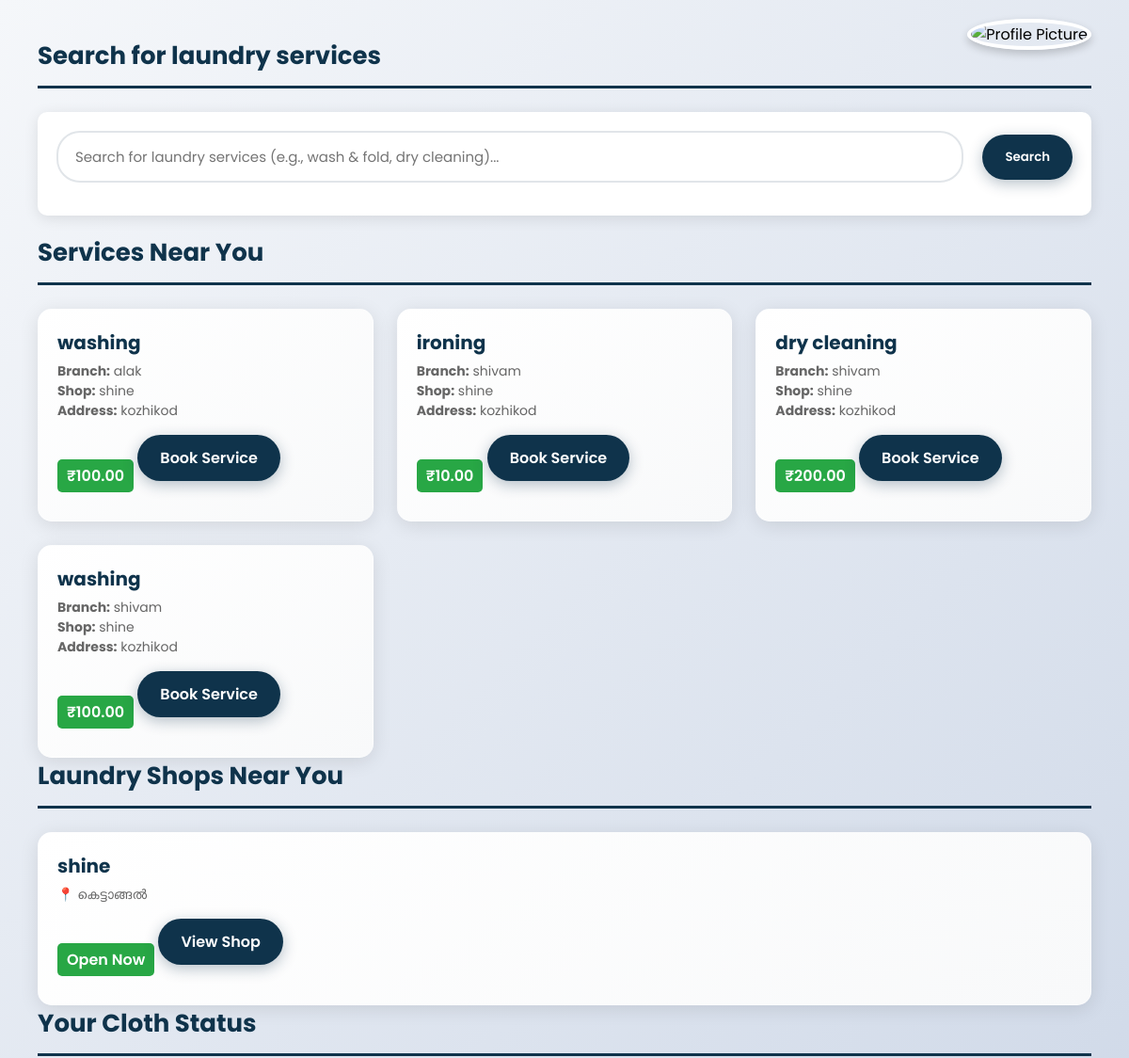
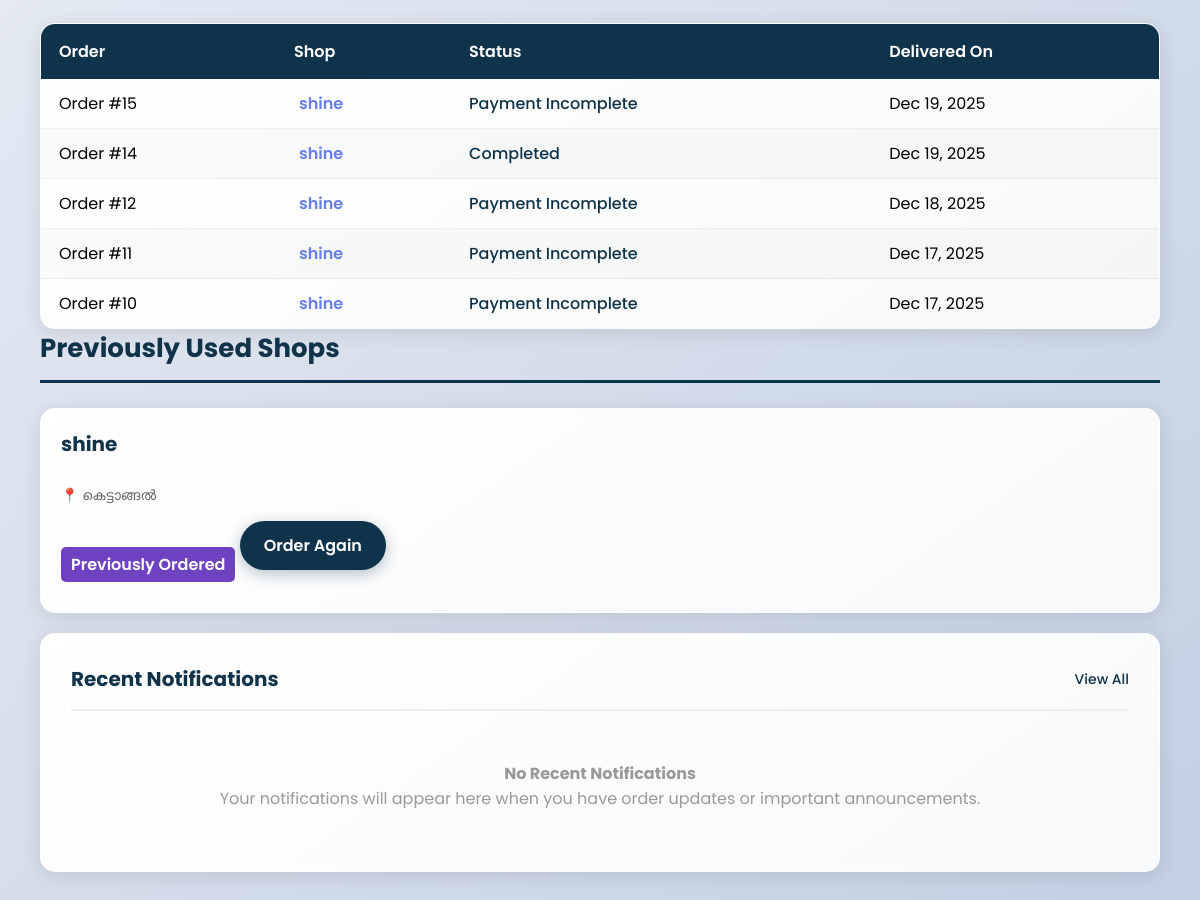
Page /dashboard/ (signed in) on the earlier database version (2 pictures, top to bottom).
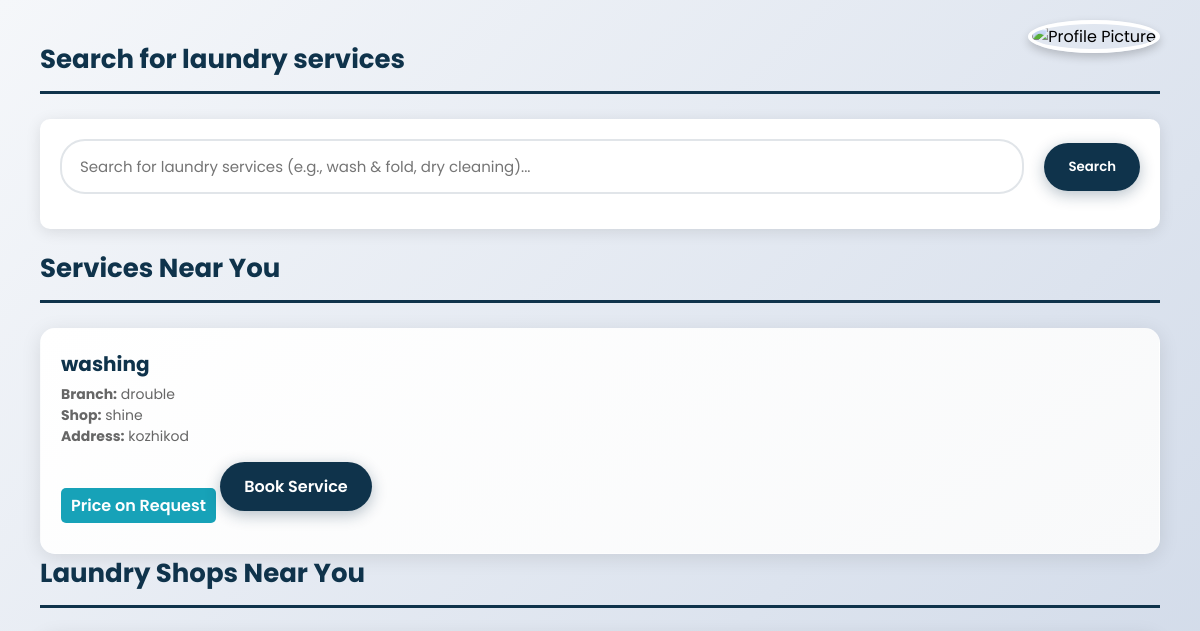
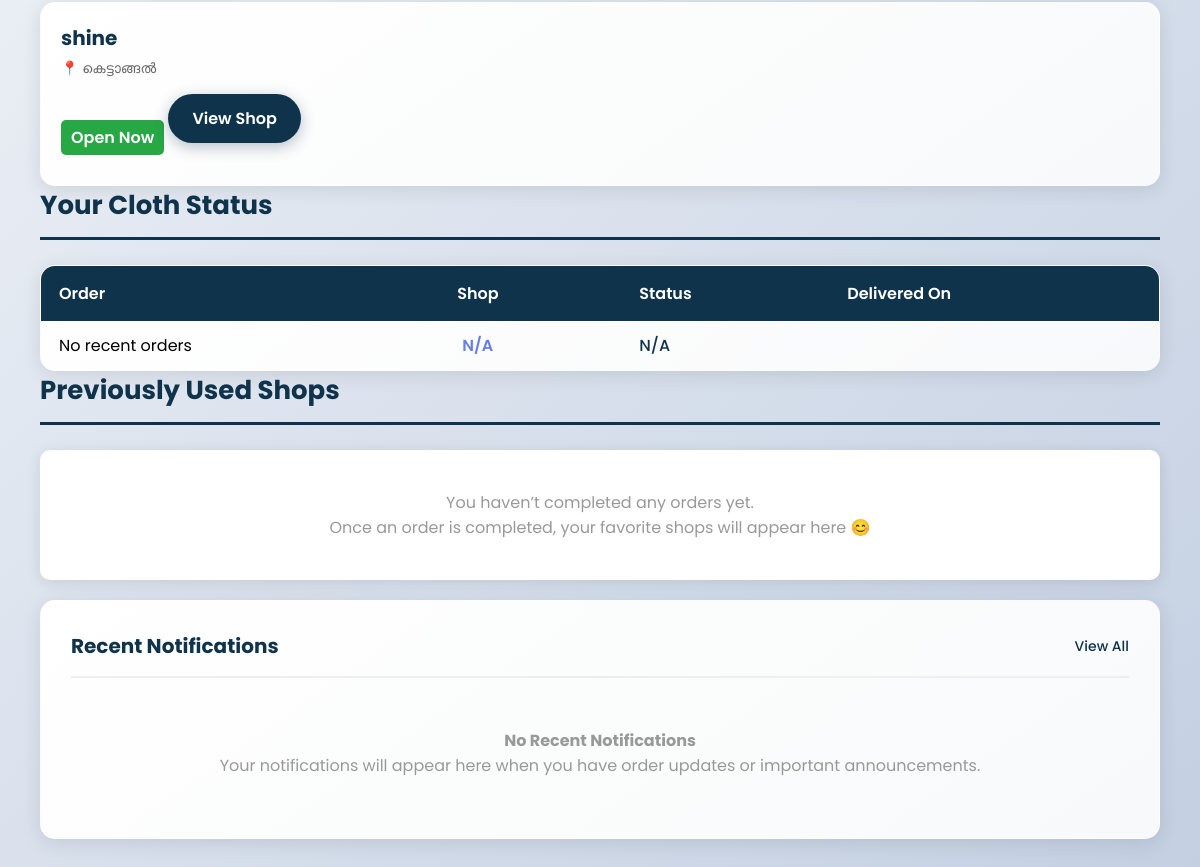
Same page on the later database version (2 pictures, top to bottom).
### shop/models.py (models this page shows, shortened)
class Service(models.Model):
    branch = models.ForeignKey(Branch, on_delete=models.CASCADE, related_name='services')
    name = models.CharField(max_length=100)
    price = models.DecimalField(max_digits=10, decimal_places=2, blank=True, null=True)
    cloths = models.ManyToManyField('Cloth', blank=True, related_name='services')
    created_at = models.DateTimeField(default=timezone.now)
    class Meta:
        unique_together = ('branch', 'name')

class Branch(models.Model):
    shop = models.ForeignKey(LaundryShop, on_delete=models.CASCADE, related_name='branches')
    name = models.CharField(max_length=100)
    address = models.TextField()
    phone = models.CharField(max_length=15, blank=True)
    created_at = models.DateTimeField(default=timezone.now)
    class Meta:
        unique_together = ('shop', 'name')

class LaundryShop(models.Model):
    name = models.CharField(max_length=100, unique=True)
    email = models.EmailField(unique=True)
    password = models.CharField(max_length=128, blank=True)
    address = models.TextField(blank=True)
    phone = models.CharField(max_length=15, blank=True)
    city = models.CharField(max_length=100, blank=True)
    latitude = models.FloatField(blank=True, null=True)
    longitude = models.FloatField(blank=True, null=True)
    is_approved = models.BooleanField(default=False)
    is_open = models.BooleanField(default=True)
    created_at = models.DateTimeField(default=timezone.now)
    razorpay_account_id = models.CharField(
        max_length=100,
        blank=True,
        null=True,
        help_text="Razorpay Account ID for marketplace payments"
    )
    razorpay_key_id = models.CharField(
        max_length=100,
        blank=True,
        null=True,
        help_text="Razorpay Key ID for shop payments"
    )
    razorpay_key_secret = models.CharField(
        max_length=100,
        blank=True,
        null=True,
        help_text="Razorpay Key Secret for shop payments"
    )
    bank_account_holder_name = models.CharField(
        max_length=100,
        blank=True,
        null=True,
        help_text="Account holder name as per bank records"
    )
    bank_account_number = models.CharField(
        max_length=50,
        blank=True,
        null=True,
        help_text="Bank account number"
    )
    bank_ifsc_code = models.CharField(
        max_length=11,
        blank=True,
        null=True,
        help_text="IFSC code (e.g., HDFC0001234)"
    )
    bank_name = models.CharField(
        max_length=100,
        blank=True,
        null=True,
        help_text="Bank name (e.g., HDFC Bank, SBI)"
    )
    bank_branch = models.CharField(
        max_length=100,
        blank=True,
        null=True,
        help_text="Bank branch name"
    )
    bank_account_type = models.CharField(
        max_length=20,
        choices=[
            ('Savings', 'Savings'),
            ('Current', 'Current'),
        ],
        blank=True,
        null=True,
        help_text="Type of bank account"
    )

class Order(models.Model):
    STATUS_CHOICES = [
        ('Pending', 'Pending'),
        ('Washing', 'Washing'),
        ('Drying', 'Drying'),
        ('Ironing', 'Ironing'),
        ('Ready', 'Ready for Pickup'),
        ('Completed', 'Completed'),
    ]
    PAYMENT_CHOICES = [
        ('Pending', 'Pending'),
        ('Completed', 'Completed'),
    ]
    user = models.ForeignKey(User, on_delete=models.CASCADE)
    shop = models.ForeignKey(LaundryShop, on_delete=models.CASCADE)
    branch = models.ForeignKey(Branch, on_delete=models.CASCADE, blank=True, null=True)
    amount = models.DecimalField(max_digits=10, decimal_places=2)
    cloth_status = models.CharField(max_length=20, choices=STATUS_CHOICES, default='Pending')
    payment_status = models.CharField(max_length=20, choices=PAYMENT_CHOICES, default='Pending')
    pickup_date = models.DateTimeField(blank=True, null=True)
    delivery_date = models.DateTimeField(blank=True, null=True)
    delivery_name = models.CharField(max_length=100, blank=True)
    delivery_address = models.TextField(blank=True)
    delivery_phone = models.CharField(max_length=15, blank=True)
    special_instructions = models.TextField(blank=True)
    created_at = models.DateTimeField(default=timezone.now)
    delay_notified = models.BooleanField(default=False)
    thank_you_sent = models.BooleanField(default=False)
    platform_commission = models.DecimalField(max_digits=10, decimal_places=2, default=0, help_text="Platform commission amount")
    shop_amount = models.DecimalField(max_digits=10, decimal_places=2, default=0, help_text="Amount to be transferred to shop")
    razorpay_payment_id = models.CharField(max_length=100, blank=True, null=True, help_text="Razorpay payment ID")
    razorpay_order_id = models.CharField(max_length=100, blank=True, null=True, help_text="Razorpay order ID")
    transfer_id = models.CharField(max_length=100, blank=True, null=True, help_text="Razorpay transfer ID to shop")
    transfer_status = models.CharField(max_length=50, default='Pending', help_text="Status of transfer to shop")

### shop/views.py (the view)
# urls.py: path("dashboard/", views.user_dashboard, name="dashboard"),
@login_required
def user_dashboard(request):
    pending = Order.objects.filter(user=request.user, cloth_status="Pending", payment_status="Completed").count()
    completed = Order.objects.filter(user=request.user, cloth_status="Completed", payment_status="Completed").count()
    spent = Order.objects.filter(user=request.user, payment_status="Completed").aggregate(
        total=Sum('amount')
    )["total"] or 0
    cloth_status = get_cloth_status(request.user)
    search_query = request.GET.get('search', '')
    services_nearby = []
    shops_nearby = []
    user_city = None
    try:
        user_profile = request.user.profile
        user_city = user_profile.city if user_profile.city else None
    except:
        user_city = None
    if search_query:
        services = Service.objects.filter(
            Q(name__icontains=search_query)
        ).select_related('branch__shop').filter(branch__shop__is_approved=True)
        if user_city:
            city_services = services.filter(branch__shop__city__iexact=user_city)[:10]
            if city_services:
                services_nearby = city_services
            else:
                services_nearby = services[:10]
        else:
            services_nearby = services[:10]  # Limit to 10 results
    elif user_city:
        services_nearby = Service.objects.filter(
            branch__shop__is_approved=True,
            branch__shop__city__iexact=user_city
        ).select_related('branch__shop')[:10]
        shops_nearby = LaundryShop.objects.filter(
            is_approved=True,
            city__iexact=user_city
        )[:10]
    create_order_notifications(request.user)
    create_welcome_notifications(request.user)
    recent_notifications = Notification.objects.filter(
        user=request.user,
        is_read=False  # Only show unread notifications
    ).order_by('-created_at')[:5]
    recent_notifications = [
        {
            'id': notification.id,
            'title': notification.title,
            'message': notification.message,
            'time': notification.created_at,
            'icon': notification.icon,
            'color': notification.color,
            'is_read': notification.is_read
        }
        for notification in recent_notifications
    ]
    if hasattr(request.user, 'profile') and request.user.profile.notifications_enabled:
        unread_count = Notification.objects.filter(user=request.user, is_read=False).count()
    else:
        unread_count = 0
    previous_shops = (
    LaundryShop.objects
    .filter(order__user=request.user, order__cloth_status='Completed', order__payment_status='Completed')
    .distinct()
)
    return render(request, "user_dashboard.html", {
        "pending_count": pending,
        "completed_count": completed,
        "total_spent": spent,
        "cloth_status": cloth_status, # Added for the 'Your Cloth Status' table
        "services_nearby": services_nearby,
        "shops_nearby": shops_nearby,
        "search_query": search_query,
        "user_city": user_city,
        "recent_notifications": recent_notifications,  # Show up to 5 notifications
        "unread_count": unread_count,
        "previous_shops": previous_shops,
    })

### shop/views.py (called while the page is built)
def get_cloth_status(user):
    orders = Order.objects.filter(user=user).select_related('shop').order_by('-id')[:5]
    if orders:
        result = []
        for order in orders:
            if order.payment_status != 'Completed':
                status = 'Payment Incomplete'
            else:
                status = order.cloth_status
            result.append({
                'cloth_name': f"Order #{order.id}",
                'status': status,
                'delivery_date': order.created_at,
                'shop_name': order.shop.name
            })
        return result
    return [
        {'cloth_name': 'No recent orders', 'status': 'N/A', 'delivery_date': 'N/A', 'shop_name': 'N/A'}
    ]

### shop/templates/user_dashboard.html (shortened to what the changed rows need)
{% load static %}
<!DOCTYPE html>
<html lang="en">
<head>
</head>
<body>
    <div class="section-container">
                <div class="mb-10">
                    <h2 class="section-heading">Search for laundry services</h2>
        </div>
        <div class="mb-10">
            <h2 class="section-heading">Services Near You</h2>
            {% if services_nearby %}
                <div class="shop-grid">
                    {% for service in services_nearby %}
                        <div class="card">
                            <h3>{{ service.name }}</h3>
                            <p style="color: #666; font-size: 14px; margin-top: 4px;">
                                <strong>Branch:</strong> {{ service.branch.name }}<br>
                                <strong>Shop:</strong> {{ service.branch.shop.name }}<br>
                                <strong>Address:</strong> {{ service.branch.address|truncatechars:40 }}
                            </p>
                            {% if service.price %}
                                <span class="status" style="background: #28a745;">₹{{ service.price }}</span>
                            {% else %}
                                <span class="status" style="background: #17a2b8;">Price on Request</span>
                            {% endif %}
                            <a href="{% url 'select_services' service.branch.shop.id %}" class="btn">Book Service</a>
                        </div>
                    {% endfor %}
                </div>
            {% endif %}
        </div>
        <div class="mb-10">
            <h2 class="section-heading"> Laundry Shops Near You</h2>
            {% if shops_nearby %}
                <div class="shop-grid">
                    {% for shop in shops_nearby %}
                        <div class="card">
                            <h3>{{ shop.name }}</h3>
                            <p style="color: #666; font-size: 14px; margin-top: 4px;">📍 {{ shop.city }}</p>
                            <span class="status">Open Now</span>
                            <a href="{% url 'shop_detail' shop.id %}" class="btn">View Shop</a>
                        </div>
                    {% endfor %}
                </div>
            {% endif %}
        </div>
        <div>
            <h2 class="section-heading">Your Cloth Status</h2>
            <table class="status-table">
                <thead>
                    <tr>
                        <th>Order</th>
                        <th>Shop</th>
                        <th>Status</th>
                        <th>Delivered On</th>
                    </tr>
                </thead>
                <tbody>
                    {% for cloth in cloth_status %}
                        <tr>
                            <td>{{ cloth.cloth_name }}</td>
                            <td>
                                <span style="color: #667eea; font-weight: 600;">
                                    {{ cloth.shop_name }}
                                </span>
                            </td>
                            <td class="status-text">{{ cloth.status }}</td>
                            <td>
                                {% if cloth.delivery_date %}
                                    {{ cloth.delivery_date|date:"M d, Y" }}
                                {% else %}
                                    Not yet delivered
                                {% endif %}
                            </td>
                        </tr>
                    {% empty %}
                        <tr>
                            <td colspan="4" class="empty-message">
                                No cloth status available.
                            </td>
                        </tr>
                    {% endfor %}
                </tbody>
            </table>
        </div>
        <div class="mb-10">
            <h2 class="section-heading">Previously Used Shops</h2>
            {% if previous_shops %}
                <div class="shop-grid">
                    {% for shop in previous_shops %}
                        <div class="card">
                            <h3>{{ shop.name }}</h3>
                            <p style="color:#666; font-size:14px; margin-top:4px;">
                                {{ shop.address|truncatechars:40 }} <br>
                                📍 {{ shop.city }}
                            </p>
                            <span class="status" style="background:#6f42c1;">
                                Previously Ordered
                            </span>
                            <a href="{% url 'shop_detail' shop.id %}" class="btn">
                                Order Again
                            </a>
                        </div>
                    {% endfor %}
                </div>
            {% else %}
                <div style="background:white; padding:30px; border-radius:10px; text-align:center; box-shadow:0 3px 15px rgba(0,0,0,0.1);">
                    <p class="empty-message">
                        You haven’t completed any orders yet.<br>
                        Once an order is completed, your favorite shops will appear here 😊
                    </p>
                </div>
            {% endif %}
        </div>
    </div>
</body>
</html>

Differences in the rows shown:
removed Service: name "washing", branch.name "alak", branch.shop.name "shine", branch.address "kozhikod", price "100.00"
removed Service: name "ironing", branch.name "shivam", branch.shop.name "shine", branch.address "kozhikod", price "10.00"
no longer on one of the page's lists (row unchanged): LaundryShop: name "shine", city "കെട്ടാങ്ങൽ"
removed Service: name "dry cleaning", branch.name "shivam", branch.shop.name "shine", branch.address "kozhikod", price "200.00"
removed Service: name "washing", branch.name "shivam", branch.shop.name "shine", branch.address "kozhikod", price "100.00"
removed Order: delivery_date "Dec 19, 2025"
removed Order: status "Completed", delivery_date "Dec 19, 2025"
removed Order: delivery_date "Dec 18, 2025"
removed Order: delivery_date "Dec 17, 2025"
removed Order: delivery_date "Dec 17, 2025"
added Service: name "washing", branch.name "drouble", branch.shop.name "shine", branch.address "kozhikod", shows "Price on Request"
Other differences:
new list line: "No recent orders N/A N/A"
text now shown: "You haven’t completed any orders yet. Once an order is completed, your favorite shops will appear here 😊"
list line gone: "Order #15 Payment Incomplete"
list line gone: "shine"
list line gone: "Order #14"
list line gone: "Order #12 Payment Incomplete"
list line gone: "Order #11 Payment Incomplete"
list line gone: "Order #10 Payment Incomplete"
